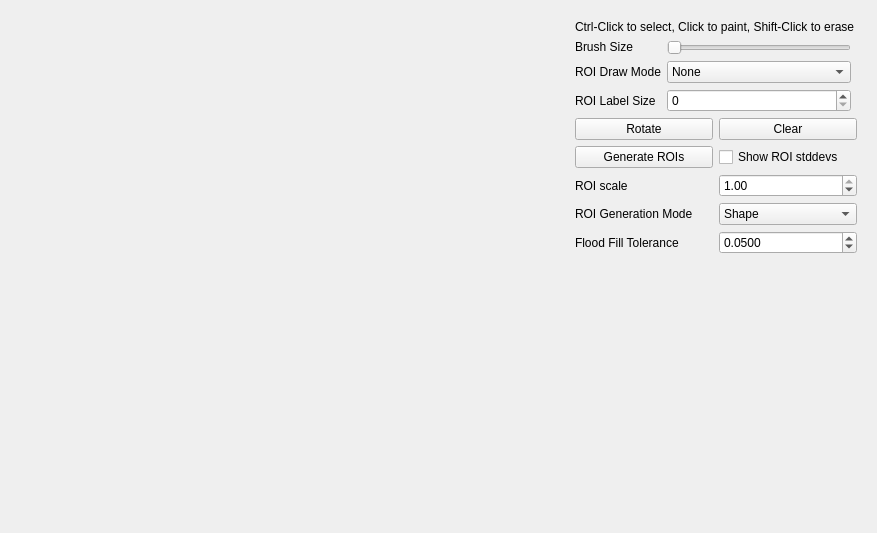
<?xml version="1.0" encoding="UTF-8"?>
<ui version="4.0">
 <class>Form</class>
 <widget class="QWidget" name="Form">
  <property name="geometry">
   <rect>
    <x>0</x>
    <y>0</y>
    <width>877</width>
    <height>533</height>
   </rect>
  </property>
  <property name="windowTitle">
   <string>Form</string>
  </property>
  <layout class="QHBoxLayout" name="horizontalLayout">
   <item>
    <widget class="Canvas" name="canvas" native="true"/>
   </item>
   <item>
    <widget class="QWidget" name="widget" native="true">
     <property name="sizePolicy">
      <sizepolicy hsizetype="Minimum" vsizetype="Minimum">
       <horstretch>0</horstretch>
       <verstretch>0</verstretch>
      </sizepolicy>
     </property>
     <property name="maximumSize">
      <size>
       <width>300</width>
       <height>16777215</height>
      </size>
     </property>
     <layout class="QVBoxLayout" name="verticalLayout">
      <property name="sizeConstraint">
       <enum>QLayout::SizeConstraint::SetDefaultConstraint</enum>
      </property>
      <item>
       <widget class="QLabel" name="roiHelpLabel">
        <property name="sizePolicy">
         <sizepolicy hsizetype="Preferred" vsizetype="Maximum">
          <horstretch>0</horstretch>
          <verstretch>0</verstretch>
         </sizepolicy>
        </property>
        <property name="minimumSize">
         <size>
          <width>0</width>
          <height>0</height>
         </size>
        </property>
        <property name="text">
         <string>Ctrl-Click to select, Click to paint, Shift-Click to erase</string>
        </property>
        <property name="wordWrap">
         <bool>true</bool>
        </property>
       </widget>
      </item>
      <item>
       <layout class="QFormLayout" name="formLayout">
        <property name="sizeConstraint">
         <enum>QLayout::SizeConstraint::SetDefaultConstraint</enum>
        </property>
        <property name="fieldGrowthPolicy">
         <enum>QFormLayout::FieldGrowthPolicy::AllNonFixedFieldsGrow</enum>
        </property>
        <property name="rightMargin">
         <number>6</number>
        </property>
        <item row="0" column="0">
         <widget class="QLabel" name="label_4">
          <property name="sizePolicy">
           <sizepolicy hsizetype="Preferred" vsizetype="Maximum">
            <horstretch>0</horstretch>
            <verstretch>0</verstretch>
           </sizepolicy>
          </property>
          <property name="text">
           <string>Brush Size</string>
          </property>
         </widget>
        </item>
        <item row="0" column="1">
         <widget class="QSlider" name="brushSize">
          <property name="maximum">
           <number>99</number>
          </property>
          <property name="orientation">
           <enum>Qt::Orientation::Horizontal</enum>
          </property>
         </widget>
        </item>
        <item row="1" column="0">
         <widget class="QLabel" name="rOIDrawModeLabel">
          <property name="text">
           <string>ROI Draw Mode</string>
          </property>
         </widget>
        </item>
        <item row="1" column="1">
         <widget class="QComboBox" name="drawMode">
          <item>
           <property name="text">
            <string>None</string>
           </property>
          </item>
          <item>
           <property name="text">
            <string>Fill</string>
           </property>
          </item>
          <item>
           <property name="text">
            <string>Edge</string>
           </property>
          </item>
          <item>
           <property name="text">
            <string>White Fill</string>
           </property>
          </item>
          <item>
           <property name="text">
            <string>Red Fill</string>
           </property>
          </item>
         </widget>
        </item>
        <item row="2" column="0">
         <widget class="QLabel" name="label_2">
          <property name="text">
           <string>ROI Label Size</string>
          </property>
         </widget>
        </item>
        <item row="2" column="1">
         <widget class="QSpinBox" name="roiLabelSize">
          <property name="maximum">
           <number>20</number>
          </property>
         </widget>
        </item>
       </layout>
      </item>
      <item>
       <layout class="QGridLayout" name="gridLayout">
        <property name="bottomMargin">
         <number>6</number>
        </property>
        <item row="1" column="0">
         <widget class="QPushButton" name="genButton">
          <property name="text">
           <string>Generate ROIs</string>
          </property>
         </widget>
        </item>
        <item row="0" column="1">
         <widget class="QPushButton" name="clearButton">
          <property name="text">
           <string>Clear</string>
          </property>
         </widget>
        </item>
        <item row="0" column="0">
         <widget class="QPushButton" name="rotateButton">
          <property name="text">
           <string>Rotate</string>
          </property>
         </widget>
        </item>
        <item row="1" column="1">
         <widget class="QCheckBox" name="stddevsBox">
          <property name="text">
           <string>Show ROI stddevs</string>
          </property>
         </widget>
        </item>
        <item row="2" column="0">
         <widget class="QLabel" name="label">
          <property name="text">
           <string>ROI scale</string>
          </property>
         </widget>
        </item>
        <item row="2" column="1">
         <widget class="QDoubleSpinBox" name="roiScale">
          <property name="toolTip">
           <string>Shape mode only: scales the patch outline about its centre before it's used as the ROI.</string>
          </property>
          <property name="minimum">
           <double>0.200000000000000</double>
          </property>
          <property name="maximum">
           <double>1.000000000000000</double>
          </property>
          <property name="singleStep">
           <double>0.100000000000000</double>
          </property>
          <property name="value">
           <double>1.000000000000000</double>
          </property>
         </widget>
        </item>
        <item row="3" column="0">
         <widget class="QLabel" name="rOIGenModeLabel">
          <property name="text">
           <string>ROI Generation Mode</string>
          </property>
         </widget>
        </item>
        <item row="3" column="1">
         <widget class="QComboBox" name="roiGenMode">
          <property name="toolTip">
           <string>Shape: fill each patch's projected outline directly. Flood Fill: grow a region out from the patch centre.</string>
          </property>
          <item>
           <property name="text">
            <string>Shape</string>
           </property>
          </item>
          <item>
           <property name="text">
            <string>Flood Fill</string>
           </property>
          </item>
         </widget>
        </item>
        <item row="4" column="0">
         <widget class="QLabel" name="floodToleranceLabel">
          <property name="text">
           <string>Flood Fill Tolerance</string>
          </property>
         </widget>
        </item>
        <item row="4" column="1">
         <widget class="QDoubleSpinBox" name="floodTolerance">
          <property name="toolTip">
           <string>Flood Fill mode only: max brightness difference from the fill's running average still counted as part of the patch.</string>
          </property>
          <property name="decimals">
           <number>4</number>
          </property>
          <property name="minimum">
           <double>0.000000000000000</double>
          </property>
          <property name="maximum">
           <double>1.000000000000000</double>
          </property>
          <property name="singleStep">
           <double>0.001000000000000</double>
          </property>
          <property name="value">
           <double>0.050000000000000</double>
          </property>
         </widget>
        </item>
       </layout>
      </item>
      <item>
       <spacer name="verticalSpacer">
        <property name="orientation">
         <enum>Qt::Orientation::Vertical</enum>
        </property>
        <property name="sizeHint" stdset="0">
         <size>
          <width>20</width>
          <height>40</height>
         </size>
        </property>
       </spacer>
      </item>
     </layout>
    </widget>
   </item>
  </layout>
 </widget>
 <customwidgets>
  <customwidget>
   <class>Canvas</class>
   <extends>QWidget</extends>
   <header>pcot.ui.canvas</header>
   <container>1</container>
  </customwidget>
 </customwidgets>
 <resources/>
 <connections/>
</ui>
